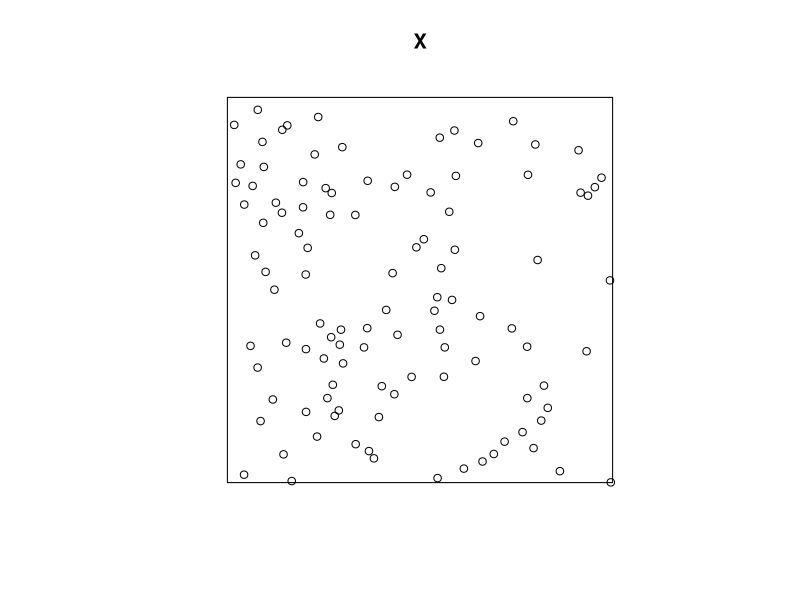
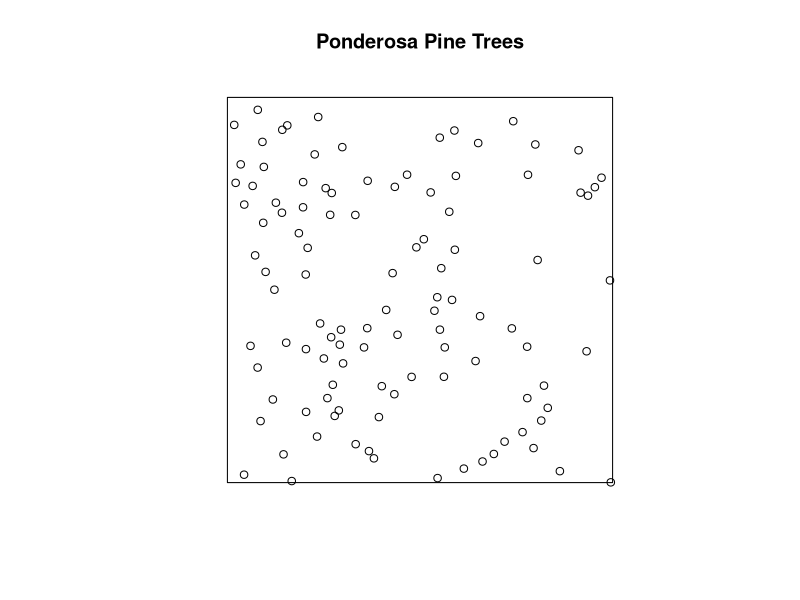
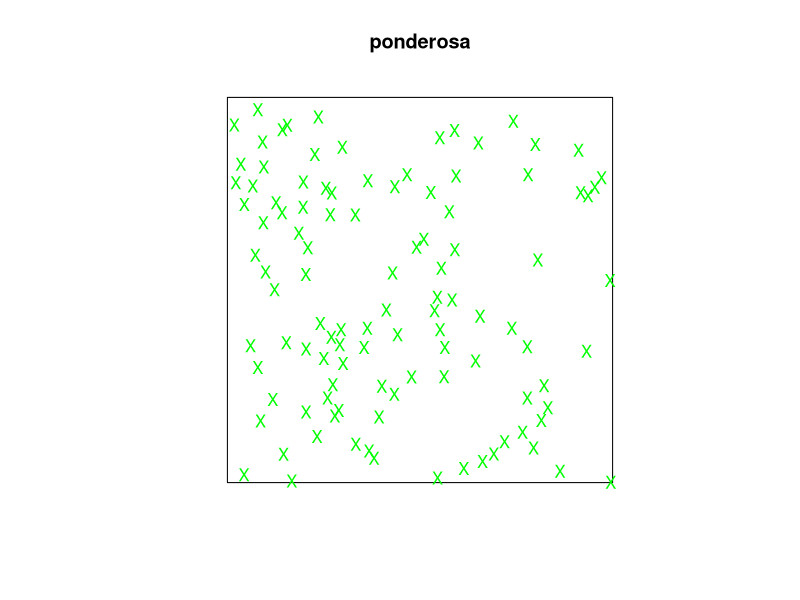
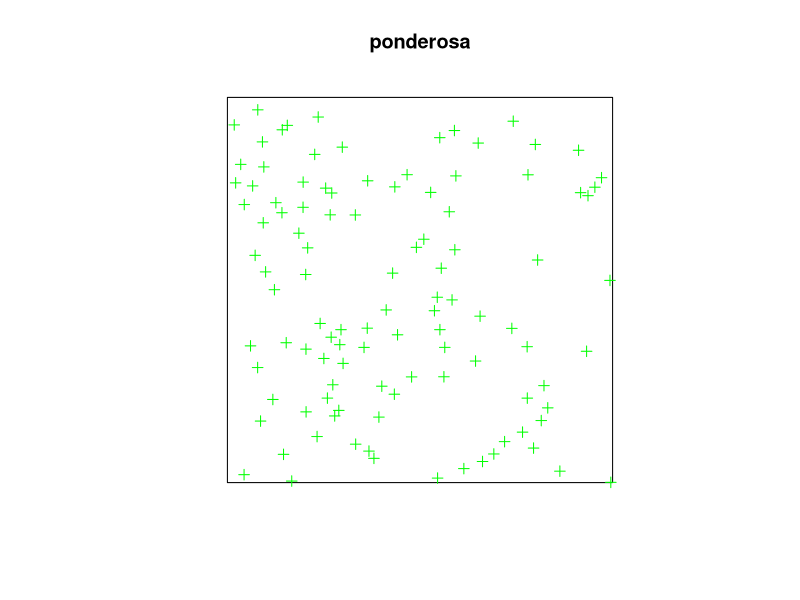
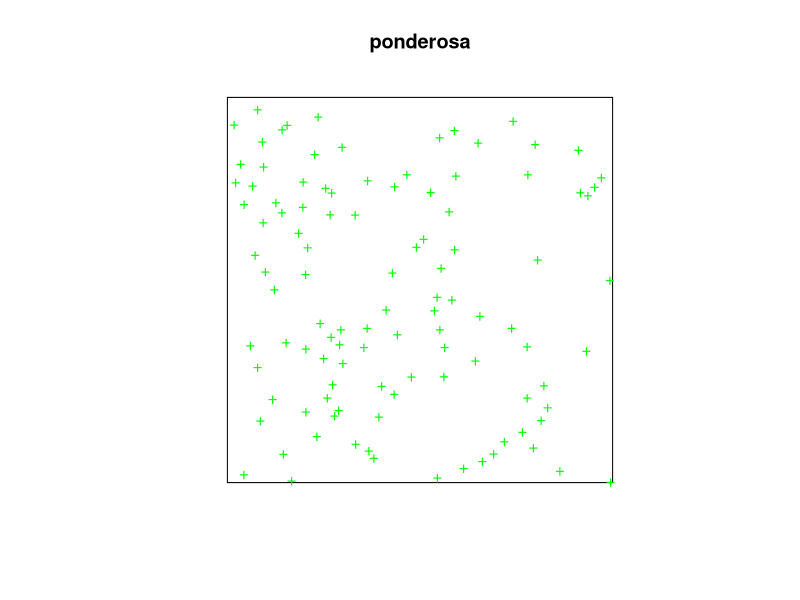
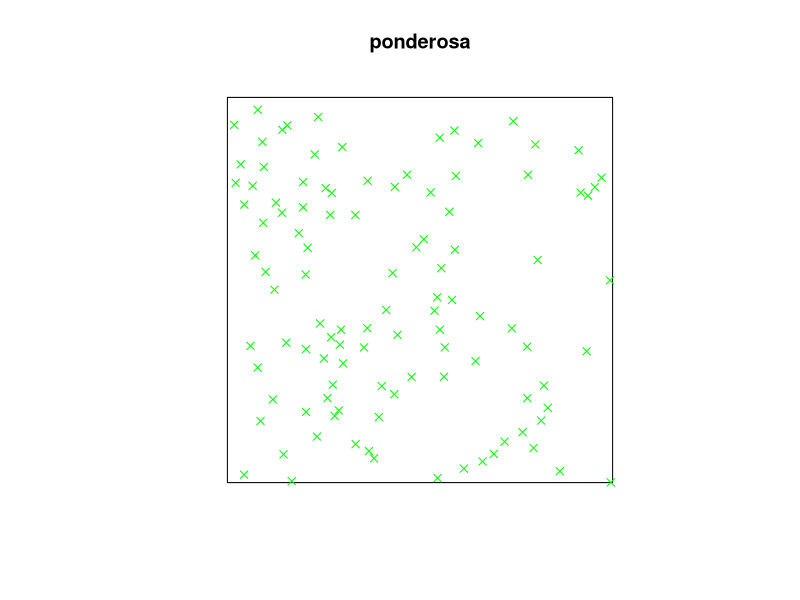
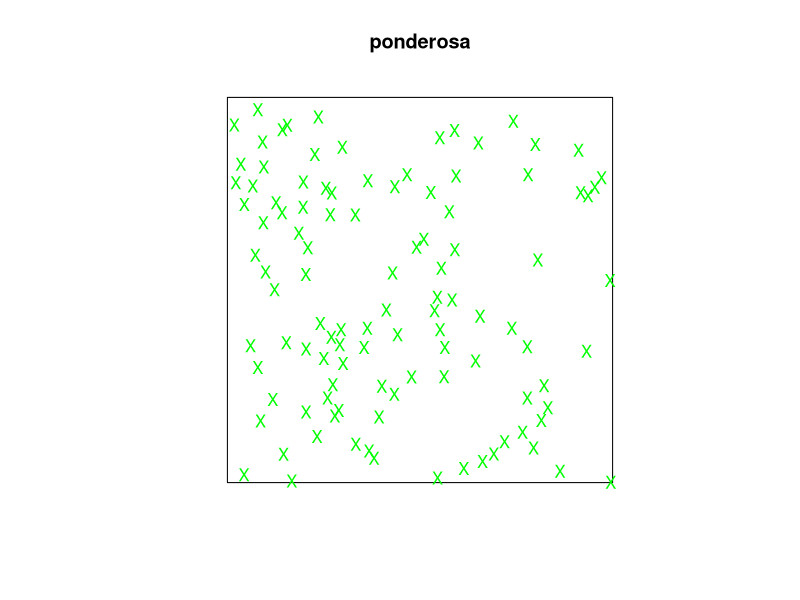
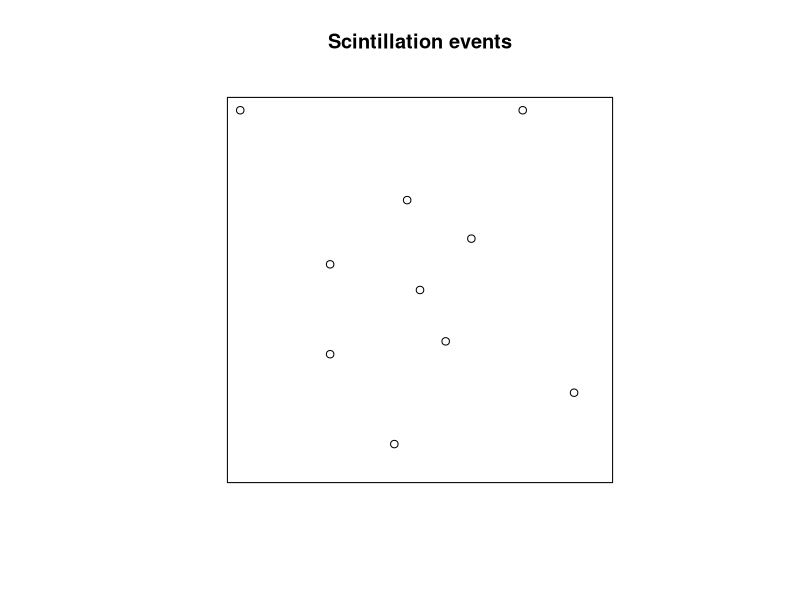

Source code (R) for these figures, in order:
## ---- chunk 1
# This option turns evaluation of R code off in this document. Remove it
# if you use it as a template for solving the lab exercise.
knitr::opts_chunk$set(eval = TRUE)
## ---- chunk 2
library(spatstat)
## ---- chunk 3
    X <- ponderosa
## ---- chunk 4
    plot(X)
## ---- chunk 5
    npoints(X)
    print(X)
## ---- chunk 6
    window(X)
## ---- chunk 7
    intensity(X)
## ---- chunk 8
    summary(X)
## ---- chunk 9
    plot(ponderosa, main = "Ponderosa Pine Trees")
## ---- chunk 10
    plot(ponderosa, chars="X", cols="green")
## ---- chunk 11
    plot(ponderosa, chars=3, cols="green")
    plot(ponderosa, chars="+", cols="green")
    plot(ponderosa, chars=4, cols="green")
    plot(ponderosa, chars="X", cols="green")
## ---- chunk 12
x <- c(13, 15, 27, 17, 8, 8, 1, 14, 19, 23)
y <- c(3, 15, 7, 11, 10, 17, 29, 22, 19, 29)
## ---- chunk 13
w <- owin(c(0, 30), c(0, 30), unitname = c("micron", "microns"))
## ---- chunk 14
P <- ppp(x = x, y = y, window = w)
plot(P, main = "Scintillation events")
## ---- chunk 15
    dat <- read.table(file = "../Data/anthills.txt", header = TRUE)
## ---- chunk 16
    head(dat)
## ---- chunk 17
    hills <- with(dat, ppp(x, y, xrange = c(0, 1200), yrange = c(0, 1500), 
                           units=c("metre", "metres")))
## ---- chunk 18
    plot(hills, pch = 16, cex = 0.3, main = "Anthill locations")
